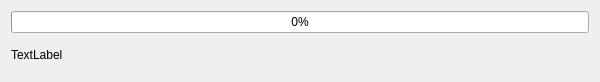
<?xml version="1.0" encoding="UTF-8"?>
<ui version="4.0">
 <class>progress_dlg</class>
 <widget class="QDialog" name="progress_dlg">
  <property name="geometry">
   <rect>
    <x>0</x>
    <y>0</y>
    <width>600</width>
    <height>82</height>
   </rect>
  </property>
  <property name="windowTitle">
   <string>Progressing...</string>
  </property>
  <layout class="QVBoxLayout" name="verticalLayout">
   <item>
    <widget class="QProgressBar" name="progress_bar">
     <property name="minimum">
      <number>0</number>
     </property>
     <property name="maximum">
      <number>100</number>
     </property>
     <property name="value">
      <number>0</number>
     </property>
    </widget>
   </item>
   <item>
    <widget class="QLabel" name="lbl_info">
     <property name="text">
      <string>TextLabel</string>
     </property>
    </widget>
   </item>
  </layout>
 </widget>
 <resources/>
 <connections/>
</ui>
